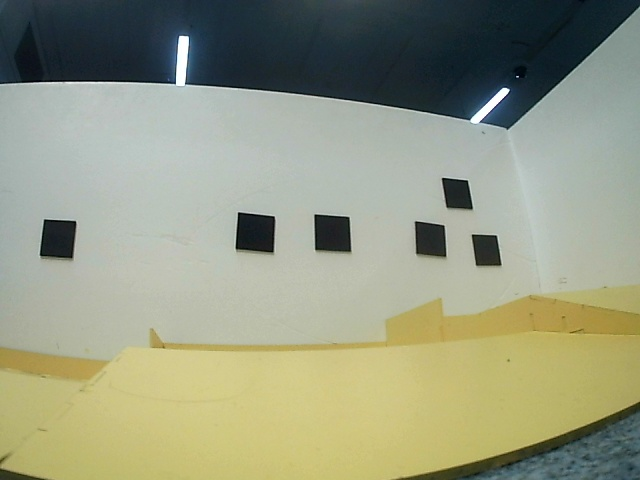
#> input picture vision/_unused_calibration/0.6ma.jpg, 640 x 480 px, given in place of the camera
$ python colour_tracker.py
#> lines starting #> are read from the running program, lines starting #| are printed output that depends on the picture; after the words box and inside, x2 and y2 are one past the last pixel; in counts of white or black regions, pixels touching at a corner belong together
#import the necessary packages
import cv2
import numpy as np

#callback function for trackbars (required but does nothing)
def nothing(x):
    pass

#Capture video from the stream
cap = cv2.VideoCapture(0)
cv2.namedWindow('Colorbars') #Create a window named 'Colorbars'

#assign strings for ease of coding
hh='Hue High'
hl='Hue Low'
sh='Saturation High'
sl='Saturation Low'
vh='Value High'
vl='Value Low'
wnd = 'Colorbars'
#Begin Creating trackbars for each
cv2.createTrackbar(hl, wnd,0,179,nothing)
#> slider 'Hue Low' is set to 35
cv2.createTrackbar(hh, wnd,0,179,nothing)
#> slider 'Hue High' is set to 179
cv2.createTrackbar(sl, wnd,0,255,nothing)
#> slider 'Saturation Low' is set to 51
cv2.createTrackbar(sh, wnd,0,255,nothing)
#> slider 'Saturation High' is set to 255
cv2.createTrackbar(vl, wnd,0,255,nothing)
#> slider 'Value Low' is set to 51
cv2.createTrackbar(vh, wnd,0,255,nothing)
#> slider 'Value High' is set to 255

#begin our 'infinite' while loop
while(1):
    #read the streamed frames (we previously named this cap)
    _,frame=cap.read()
#> frame is the input picture: shape (480, 640, 3); mean B, G, R 129.5, 153.3, 149.1

    #it is common to apply a blur to the frame
    frame=cv2.GaussianBlur(frame,(5,5),0)

    #convert from a BGR stream to an HSV stream
    hsv=cv2.cvtColor(frame, cv2.COLOR_BGR2HSV)
#> hsv: shape (480, 640, 3); mean H, S, V 57, 64.1, 157.7

    #read trackbar positions for each trackbar
    hul=cv2.getTrackbarPos(hl, wnd)
    huh=cv2.getTrackbarPos(hh, wnd)
    sal=cv2.getTrackbarPos(sl, wnd)
    sah=cv2.getTrackbarPos(sh, wnd)
    val=cv2.getTrackbarPos(vl, wnd)
    vah=cv2.getTrackbarPos(vh, wnd)

    #make array for final values
    HSVLOW=np.array([hul,sal,val])
    HSVHIGH=np.array([huh,sah,vah])

    #create a mask for that range
    mask = cv2.inRange(hsv,HSVLOW, HSVHIGH)
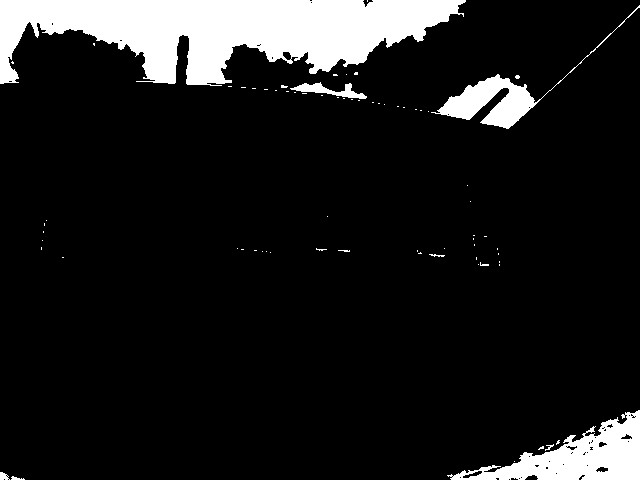
#> mask: shape (480, 640); 10.9% white; 71 white regions (63 under 20 px), largest, box (x1, y1, x2, y2) and area: (0, 0, 466, 86) 23906, (447, 410, 640, 480) 5750, (431, 5, 640, 129) 2920

    res = cv2.bitwise_and(frame,frame, mask =mask)
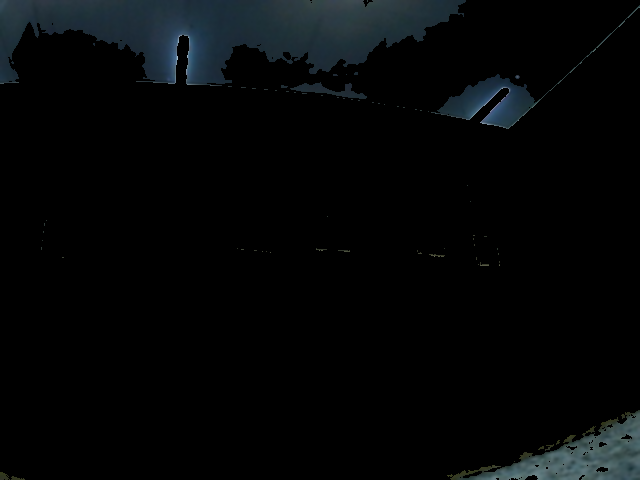
#> res: shape (480, 640, 3); mean B, G, R 7.3, 6.4, 4.5

    cv2.imshow(wnd, res)
    k = cv2.waitKey(5); 0xFF
#> (key q is pressed here)
    if k == ord('q'):
        break

cv2.destroyAllWindows()

$ run again, on vision/_unused_calibration/0.91ma.jpg
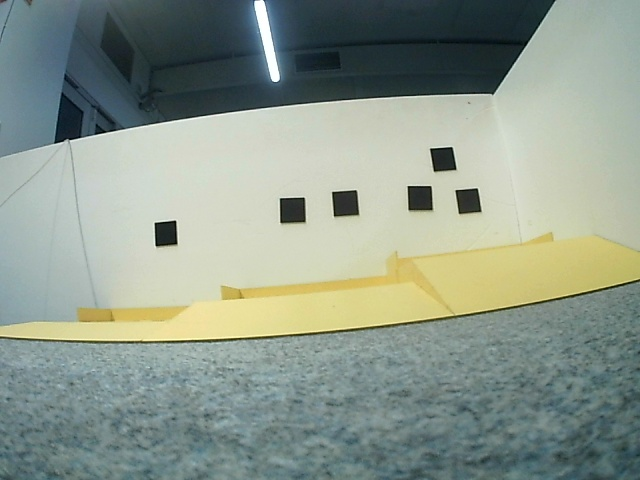
#> input picture vision/_unused_calibration/0.91ma.jpg, 640 x 480 px, given in place of the camera
#> frame is the input picture: shape (480, 640, 3); mean B, G, R 140.4, 152.4, 140.7
#> hsv: shape (480, 640, 3); mean H, S, V 68.2, 49, 155
#> `mask = cv2.inRange(hsv,HSVLOW, HSVHIGH)`:
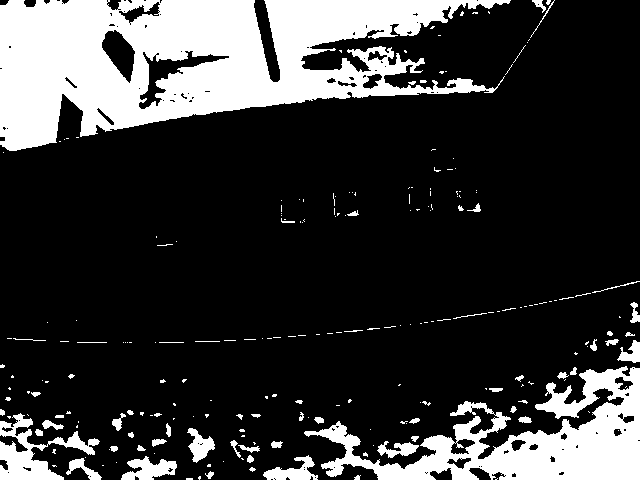
#> mask: shape (480, 640); 21.6% white; 226 white regions (163 under 20 px), largest, box (x1, y1, x2, y2) and area: (0, 0, 511, 151) 42601, (304, 366, 640, 480) 15124, (0, 413, 100, 480) 2421
#> `res = cv2.bitwise_and(frame,frame, mask =mask)`:
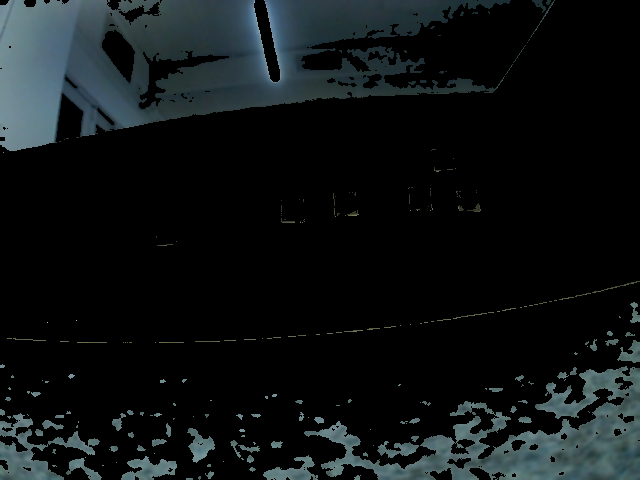
#> res: shape (480, 640, 3); mean B, G, R 20, 18.9, 14.4

$ run again, on vision/_unused_calibration/0.7mb.jpg
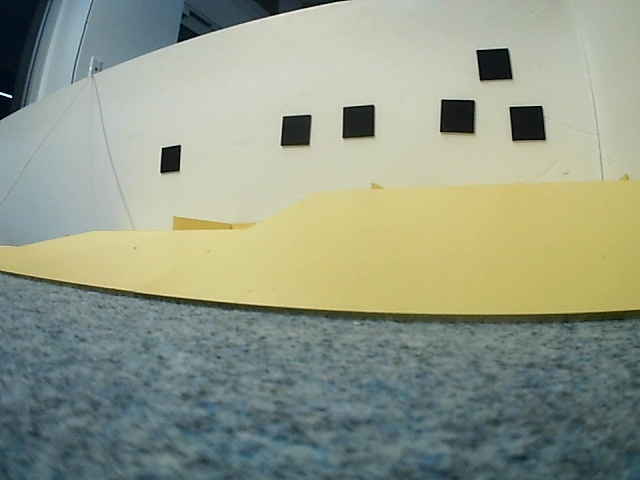
#> input picture vision/_unused_calibration/0.7mb.jpg, 640 x 480 px, given in place of the camera
#> frame is the input picture: shape (480, 640, 3); mean B, G, R 135.9, 154.3, 146.4
#> hsv: shape (480, 640, 3); mean H, S, V 61, 56.8, 158.7
#> `mask = cv2.inRange(hsv,HSVLOW, HSVHIGH)`:
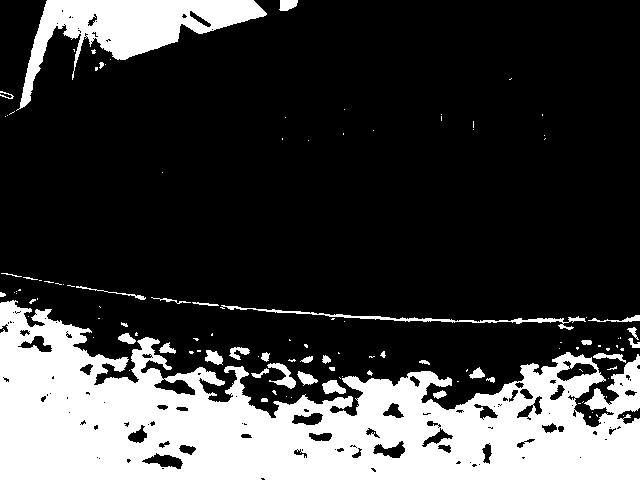
#> mask: shape (480, 640); 24.9% white; 116 white regions (79 under 20 px), largest, box (x1, y1, x2, y2) and area: (0, 300, 640, 480) 63310, (16, 0, 267, 111) 9073, (220, 305, 586, 330) 993
#> `res = cv2.bitwise_and(frame,frame, mask =mask)`:
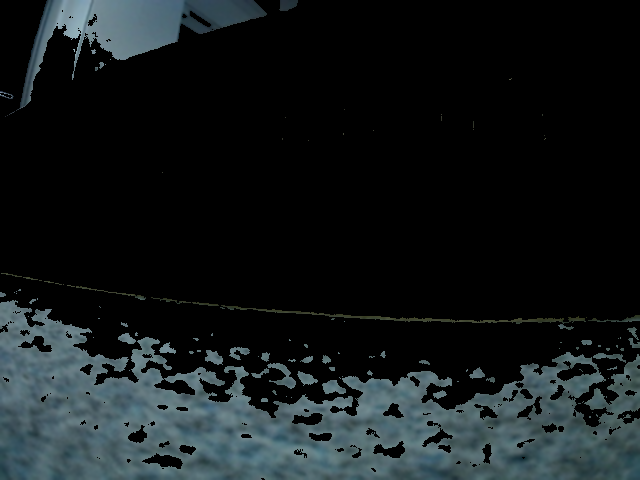
#> res: shape (480, 640, 3); mean B, G, R 26.9, 25.4, 19.7
